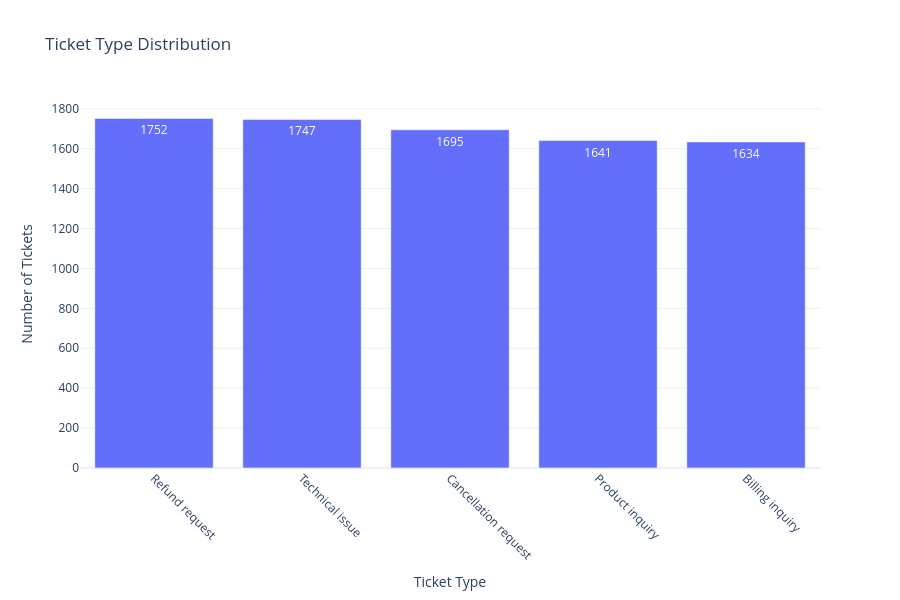

Here is the notebook cell this chart was saved with:
### Code cell
# If ticket_type_segmentation is already a Series from groupby().size()
ticket_type_df = (
    ticket_type_segmentation
    .reset_index(name='Number of Tickets')
    .sort_values('Number of Tickets', ascending=False)
)

# Plot
import plotly.express as px

fig = px.bar(
    ticket_type_df,
    x='Ticket Type',
    y='Number of Tickets',
    title='Ticket Type Distribution',
    text='Number of Tickets',
    height=600
)

fig.update_layout(
    xaxis_title='Ticket Type',
    yaxis_title='Number of Tickets',
    xaxis_tickangle=45,
    template='plotly_white'
)

fig.show()

### Figure 1 — Plotly figure (JSON) as saved in the notebook; plotly's stock layout.template omitted (floating-point values rounded to 4 significant figures)
{"data": [{"hovertemplate": "Ticket Type=%{x}<br>Number of Tickets=%{text}<extra></extra>", "legendgroup": "", "marker": {"color": "#636efa", "pattern": {"shape": ""}}, "name": "", "orientation": "v", "showlegend": false, "text": [1752.0, 1747.0, 1695.0, 1641.0, 1634.0], "textposition": "auto", "type": "bar", "x": ["Refund request", "Technical issue", "Cancellation request", "Product inquiry", "Billing inquiry"], "xaxis": "x", "y": [1752, 1747, 1695, 1641, 1634], "yaxis": "y"}], "layout": {"barmode": "relative", "height": 600, "legend": {"tracegroupgap": 0}, "title": {"text": "Ticket Type Distribution"}, "xaxis": {"anchor": "y", "domain": [0, 1], "tickangle": 45, "title": {"text": "Ticket Type"}}, "yaxis": {"anchor": "x", "domain": [0, 1], "title": {"text": "Number of Tickets"}}}}
